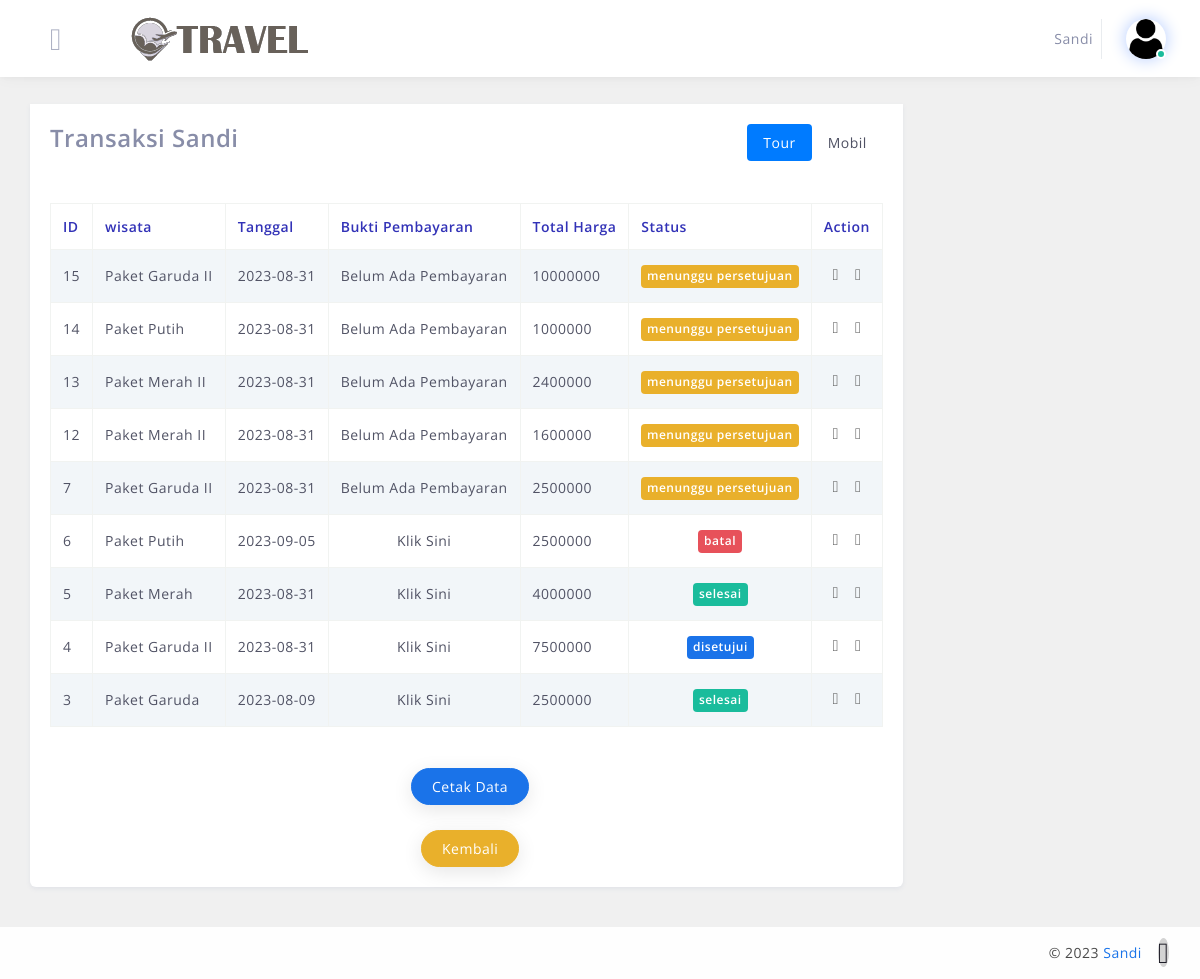
Page /tour/cust/riwayat.php?id_user=2 (signed in) on the earlier database version.
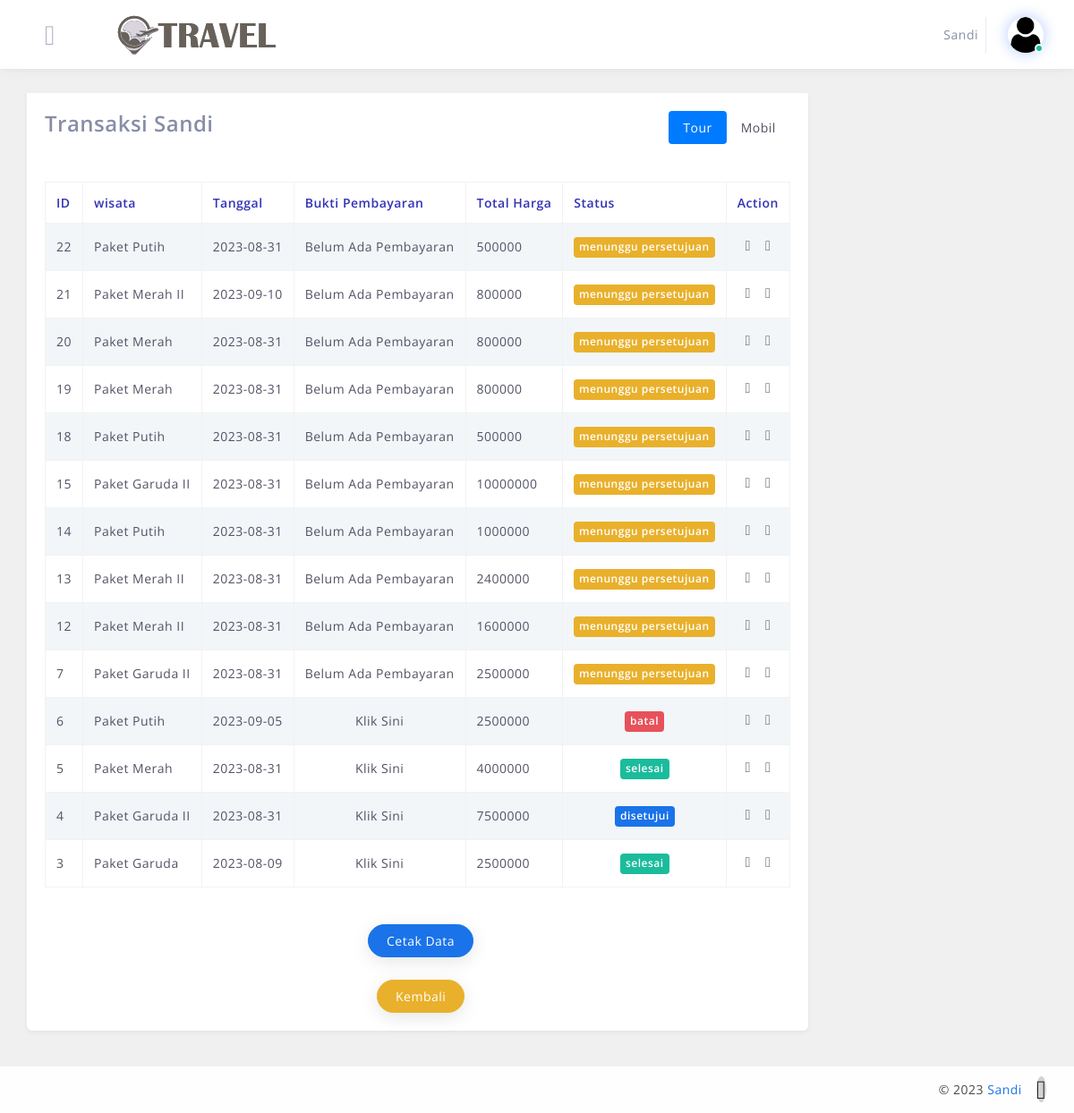
Same page on the later database version.
### tables this page shows
CREATE TABLE `transaksi` (
  `id_transaksi` int(11) NOT NULL,
  `jenis_transaksi` varchar(12) NOT NULL,
  `id_mobil` int(11) NOT NULL,
  `id_wisata` int(11) NOT NULL,
  `id_user` int(11) NOT NULL,
  `supir` varchar(16) NOT NULL,
  `harga` double NOT NULL,
  `qty` double NOT NULL,
  `total_harga` double NOT NULL,
  `status` varchar(32) NOT NULL,
  `gambar` varchar(32) NOT NULL,
  `gambar_pengembalian` varchar(32) NOT NULL,
  `tanggal` date NOT NULL,
  `tanggal_booking` date NOT NULL,
  `kondisi` varchar(18) NOT NULL,
  `ket` varchar(64) NOT NULL
);

CREATE TABLE `wisata` (
  `id_wisata` int(11) NOT NULL,
  `nama` varchar(64) NOT NULL,
  `tanggal` date NOT NULL,
  `harga` varchar(64) NOT NULL,
  `gambar` varchar(120) NOT NULL,
  `deskripsi` longtext NOT NULL,
  `status` varchar(48) NOT NULL,
  `kuota` varchar(32) NOT NULL,
  `berapa_hari` varchar(12) NOT NULL,
  `rating` varchar(11) NOT NULL
);

### tour/cust/riwayat.php (the view, shortened to what this page needs)
<?php
include '../include/config.php';
$id_user = $_GET['id_user'];
?>
<!DOCTYPE html>
<html lang="en">
<head>
    <link href="../assets/css/loader.css" rel="stylesheet" type="text/css" />
    <link href="../bootstrap/css/bootstrap.min.css" rel="stylesheet" type="text/css" />
    <link href="../assets/css/plugins.css" rel="stylesheet" type="text/css" />
    <link rel="stylesheet" type="text/css" href="../plugins/table/datatable/datatables.css">
    <link rel="stylesheet" type="text/css" href="../plugins/table/datatable/custom_dt_html5.css">
</head>
<body>
    <?php include "../template/header.php" ?>
    <div class="main-content">
        <div class="main-container">
            <div class="container">
                <div class="page-header">
                    <div class="page-title">
                        <h3>transaksi</h3>
                    </div>
                </div>
                <div class="row" id="cancel-row">
                    <div class="col-xl-48 col-lg-48 col-sm-48  layout-spacing">
                        <div class="statbox widget box box-shadow">
                            <div class="widget-content widget-content-area">
                                <div class="c-b-s-header">
                                    <div class="row">
                                        <div class="col-md-6 col-6">
                                            <h4><strong>Transaksi <?php echo $_SESSION['users'] ?></strong></h4> <br><br>
                                        </div>
                                        <div class="col-md-6 col-6 text-sm-right">
                                            <ul class="nav justify-content-end c-b-s-tab nav-pills" id="c-b-s-tab" role="tablist">
                                                <li class="nav-item">
                                                    <a class="nav-link active" id="c-b-s-monthly-tab" data-toggle="pill" href="#c-b-s-monthly" role="tab" aria-controls="c-b-s-monthly" aria-selected="true">Tour</a>
                                                </li>
                                                <li class="nav-item">
                                                    <a class="nav-link" id="c-b-s-yearly-tab" data-toggle="pill" href="#c-b-s-yearly" role="tab" aria-controls="c-b-s-yearly" aria-selected="false">Mobil</a>
                                                </li>
                                            </ul>
                                        </div>
                                    </div>
                                </div>
                                <div class="tab-content">
                                    <div class="tab-pane active" id="c-b-s-monthly" role="tabpanel" aria-labelledby="c-b-s-monthly-tab">
                                        <div class="table-responsive customer-bal-summary-scroll-monthly">
                                            <table id="html5-extension" class="table table-striped table-bordered table-hover" style="width:100%">
                                                <thead>
                                                    <tr>
                                                        <th>ID</th>
                                                        <th>wisata</th>
                                                        <th>Tanggal</th>
                                                        <th>Bukti Pembayaran</th>
                                                        <th>Total Harga</th>
                                                        <th>Status</th>
                                                        <th>Action</th>
                                                    </tr>
                                                </thead>
                                                <tbody>
                                                    <tr>
                                                        <?php
                                                        $sqltour = mysqli_query($conn, "SELECT transaksi.*, users.username, users.id_user ,users.email, wisata.id_wisata, wisata.nama ,wisata.harga FROM transaksi INNER JOIN users ON transaksi.id_user = users.id_user INNER JOIN wisata ON transaksi.id_wisata = wisata.id_wisata where users.id_user='$id_user' AND transaksi.jenis_transaksi = 'wisata' ORDER BY id_transaksi DESC");
                                                        while ($rowtour = mysqli_fetch_assoc($sqltour)) {
                                                        ?>
                                                            <td><?php echo $rowtour['id_transaksi']; ?></td>
                                                            <td><?php echo $rowtour['nama']; ?></td>
                                                            <td><?php echo $rowtour['tanggal']; ?></td>
                                                            <?php if ($rowtour['gambar'] == "") {
                                                            ?>
                                                                <td class="align-center">
                                                                    Belum Ada Pembayaran
                                                                </td>
                                                            <?php } else {
                                                            ?>
                                                                <td class="align-center"><a href="../gambar/<?php echo $rowtour['gambar']; ?>">Klik Sini</a></td>
                                                            <?php
                                                            } ?>
                                                            <td><?php echo $rowtour['total_harga']; ?></td>
                                                            <?php if ($rowtour['status'] == "menunggu persetujuan") {
                                                            ?>
                                                                <td class="align-center"><span class="shadow-none badge badge-warning"><?php echo $rowtour['status']; ?></span></td>
                                                            <?php } elseif ($rowtour['status'] == "disetujui") {
                                                            ?>
                                                                <td class="align-center"><span class="shadow-none badge badge-primary"><?php echo $rowtour['status']; ?></span></td>
                                                            <?php
                                                            } elseif ($rowtour['status'] == "selesai") { ?>
                                                                <td class="align-center"><span class="shadow-none badge badge-success"><?php echo $rowtour['status']; ?></span></td>
                                                            <?php  } else { ?>
                                                                <td class="align-center"><span class="shadow-none badge badge-danger"><?php echo $rowtour['status']; ?></span></td>
                                                            <?php } ?>
                                                            <td class="text-center">
                                                                <ul class="table-controls">
                                                                    <li><a href="cetak_struk_transaksi.php?id_transaksi=<?php echo  $rowtour["id_transaksi"]; ?>" class="bs-tooltip" data-toggle="tooltip" data-placement="top" title="" data-original-title="Edit"><i class="flaticon-print  p-1 br-6 mb-1"></i></a></li>
                                                                    <li><a href="confirmation_tour.php?id_transaksi=<?php echo  $rowtour["id_transaksi"]; ?>" class="bs-tooltip" data-toggle="tooltip" data-placement="top" title="" data-original-title="Edit"><i class="flaticon-view 2  p-1 br-6 mb-1"></i></a></li>
                                                                </ul>
                                                            </td>
                                                    </tr>
                                                <?php } ?>
                                                </tbody>
                                            </table>
                                        </div>
                                        <center>
                                            <div class="widget-header">
                                                <div class="row">
                                                    <div class="col-xl-12 col-md-12 col-sm-12 col-12">
                                                        <h4> <a href="cetak_riwayat.php?id_user=<?php echo $_SESSION["id_user"]; ?>" target="_blank" class="btn btn-primary btn-rounded toggle-vis mb-8 ml-2">Cetak Data</a></h4>
                                                        <a href="../cust/index_u.php" class="btn btn-warning btn-rounded toggle-vis mb-8 ml-2">Kembali</a>
                                                    </div>
                                                </div>
                                            </div>
                                        </center>
                                    </div>
                                </div>
                            </div>
                        </div>
                    </div>
                </div>
            </div>
        </div>
    </div>
    <?php include "../template/footer.php" ?>
</body>
</html>

### tour/template/header.php (shortened to what this page needs)
<header class="desktop-nav header navbar fixed-top">
    <div class="nav-logo mr-sm-5 ml-sm-4">
        <a href="javascript:void(0);" class="nav-link sidebarCollapse d-inline-block mr-sm-5" data-placement="bottom">
            <i class="flaticon-menu-line-3"></i>
        </a>
        <a href="#" class=""> <img src="../assets/img/2.png" class="img-fluid" alt="logo"></a>
    </div>
    <ul class="navbar-nav flex-row ml-lg-auto">
        <ul class="navbar-nav flex-row ">
            <li class="nav-item dropdown  align-self-center">
                <span class=""><?= $_SESSION['users']; ?></span>
            </li>
        </ul>
        <li class="nav-item dropdown user-profile-dropdown pl-4 pr-lg-0 pr-2 ml-lg-2 mr-lg-4  align-self-center">
            <a href="#" class="dropdown-toggle user">
                <div class="user-profile d-lg-block d-none">
                    <img src="../gambar/admin.jpg" alt="admin-profile" class="img-fluid">
                </div>
            </a>
        </li>
    </ul>
</header>

### tour/template/footer.php (shortened to what this page needs)
<footer class="footer-section theme-footer">
    <div class="footer-section-2 container-fluid">
        <div class="row">
            <div id="toggle-grid" class="col-xl-7 col-md-6 col-sm-6 col-12 text-sm-left text-center">
            </div>
            <div class="col-xl-5 col-md-6 col-sm-6 col-12">
                <ul class="list-inline mb-0 d-flex justify-content-sm-end justify-content-center mr-sm-3 ml-sm-0 mx-3">
                    <li class="list-inline-item  mr-3">
                        <p class="bottom-footer">&#xA9; 2023 <a target="_blank" href="https://">Sandi</a></p>
                    </li>
                    <li class="list-inline-item align-self-center">
                        <div class="scrollTop"><i class="flaticon-up-arrow-fill-1"></i></div>
                    </li>
                </ul>
            </div>
        </div>
    </div>
</footer>

### tour/assets/css/structure.css (style rules this page uses)
.desktop-nav.header { background-color: #fff; padding: 15px 10px; z-index: 1040; box-shadow: 126px 0px 20px -2px rgba(22,30,42,0.16); box-shadow: 0 1px 15px rgba(0,0,0,.04), 0 1px 6px rgba(0,0,0,.04); }
.desktop-nav.header .nav-logo a.sidebarCollapse i { font-size: 31px; vertical-align: middle; color: #acb0c3; }
.desktop-nav.header .navbar-nav .user-profile-dropdown a.user:after { display: none; }
.desktop-nav.header .navbar-nav .user-profile-dropdown a.user img { border-radius: 50%; width: 40px; box-shadow: 0 0 15px 2px #c2d5ff; }
.desktop-nav.header .navbar-nav .user-profile-dropdown a.user .user-profile { position: relative; }
.desktop-nav.header .navbar-nav .user-profile-dropdown a.user .user-profile:before { position: absolute; content: ''; height: 10px; width: 10px; background-color: #1abc9c; border-radius: 50%; bottom: 0; right: 0; z-index: 1; border: 2px solid #fff; }
.footer-section { background-color: #fff; display: -webkit-box; display: -ms-flexbox; display: flex; -webkit-box-orient: horizontal; -webkit-box-direction: normal; -ms-flex-direction: row; flex-direction: row; -ms-flex-wrap: wrap; flex-wrap: wrap; -webkit-box-pack: start; -ms-flex-pack: start; justify-content: flex-start; width: 100%; }
.footer-section .footer-section-2 { width: 50%; background: #fefefe; flex-grow: 8; }
.footer-section .bottom-footer { margin: 0px; color: #494949; font-size: 14px; padding: 15.5px 0; }
.footer-section .bottom-footer a { color: #1a74e9; border: none; }
.scrollTop i { color: #181722; font-size: 29px; background: #d3d3d3; border-radius: 50%; cursor: pointer; }
@media (min-width: 992px) { .desktop-nav.header .navbar-nav .user-profile-dropdown { border-left: 1px solid #e9ecef; } }

Differences in the rows shown:
added transaksi: id_transaksi "22", id_wisata.nama "Paket Putih", tanggal "2023-08-31", gambar "Belum Ada Pembayaran", total_harga "500000", status "menunggu persetujuan"
added transaksi: id_transaksi "21", id_wisata.nama "Paket Merah II", tanggal "2023-09-10", gambar "Belum Ada Pembayaran", total_harga "800000", status "menunggu persetujuan"
added transaksi: id_transaksi "20", id_wisata.nama "Paket Merah", tanggal "2023-08-31", gambar "Belum Ada Pembayaran", total_harga "800000", status "menunggu persetujuan"
added transaksi: id_transaksi "19", id_wisata.nama "Paket Merah", tanggal "2023-08-31", gambar "Belum Ada Pembayaran", total_harga "800000", status "menunggu persetujuan"
added transaksi: id_transaksi "18", id_wisata.nama "Paket Putih", tanggal "2023-08-31", gambar "Belum Ada Pembayaran", total_harga "500000", status "menunggu persetujuan"
